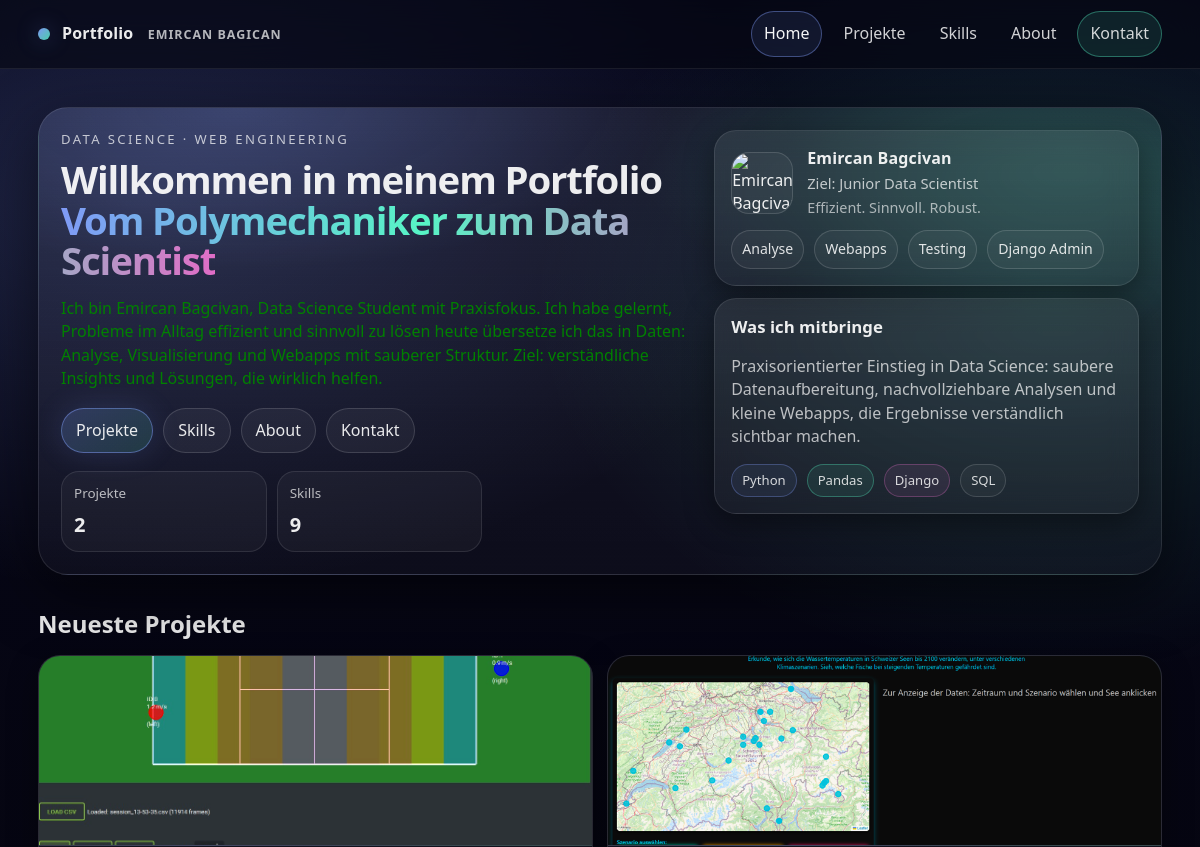
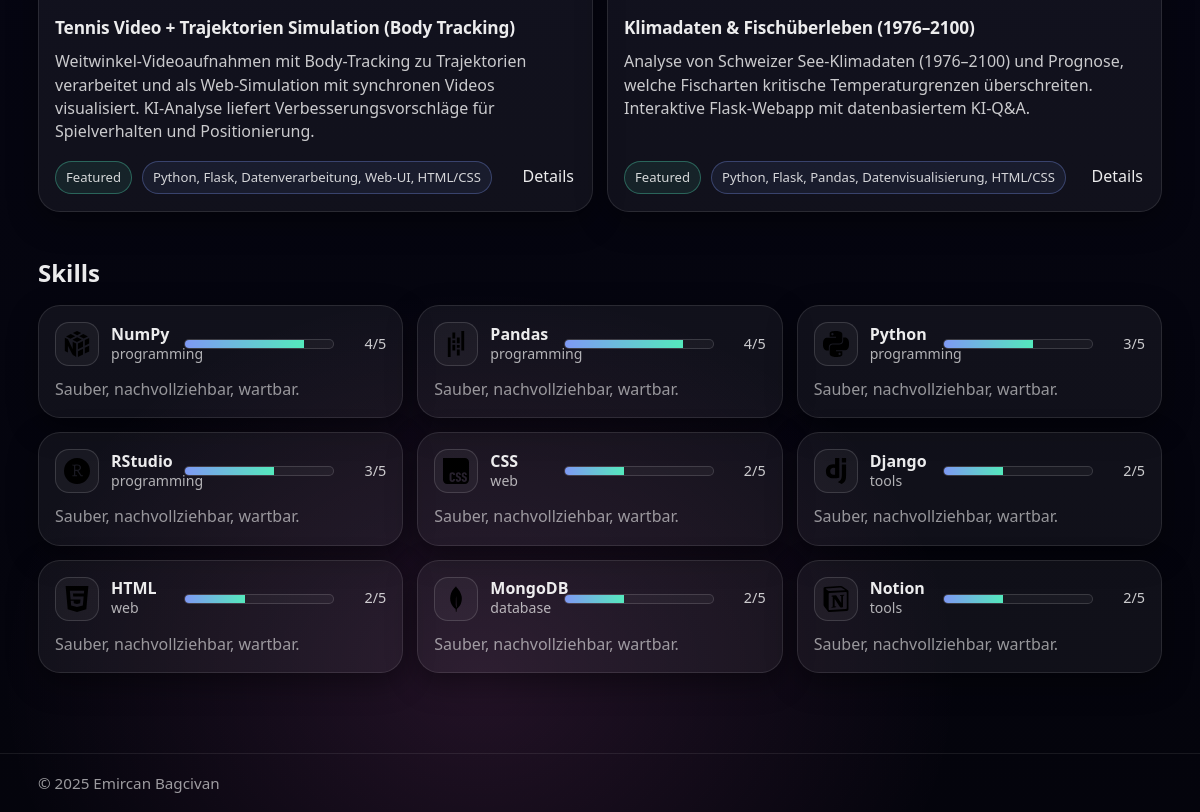
Before: / with the older database file (2 pictures, top to bottom).
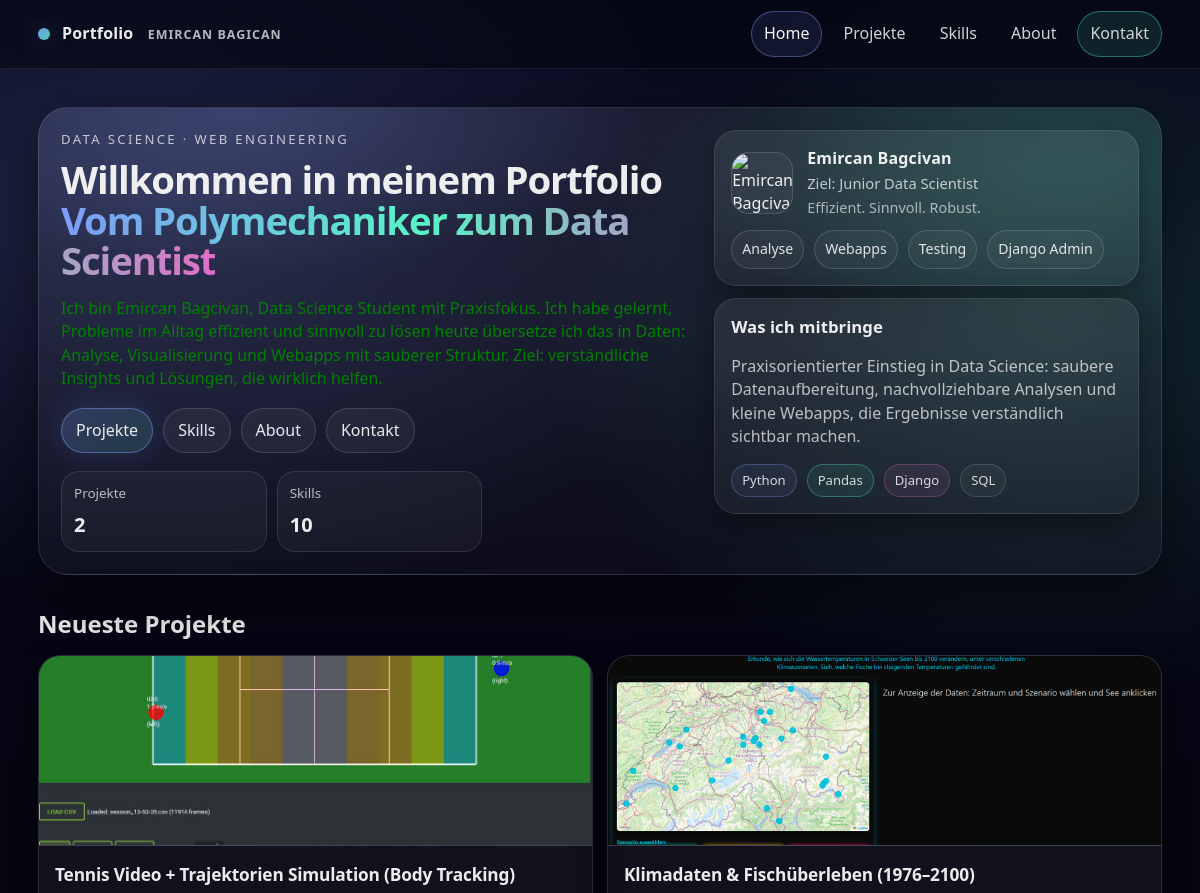
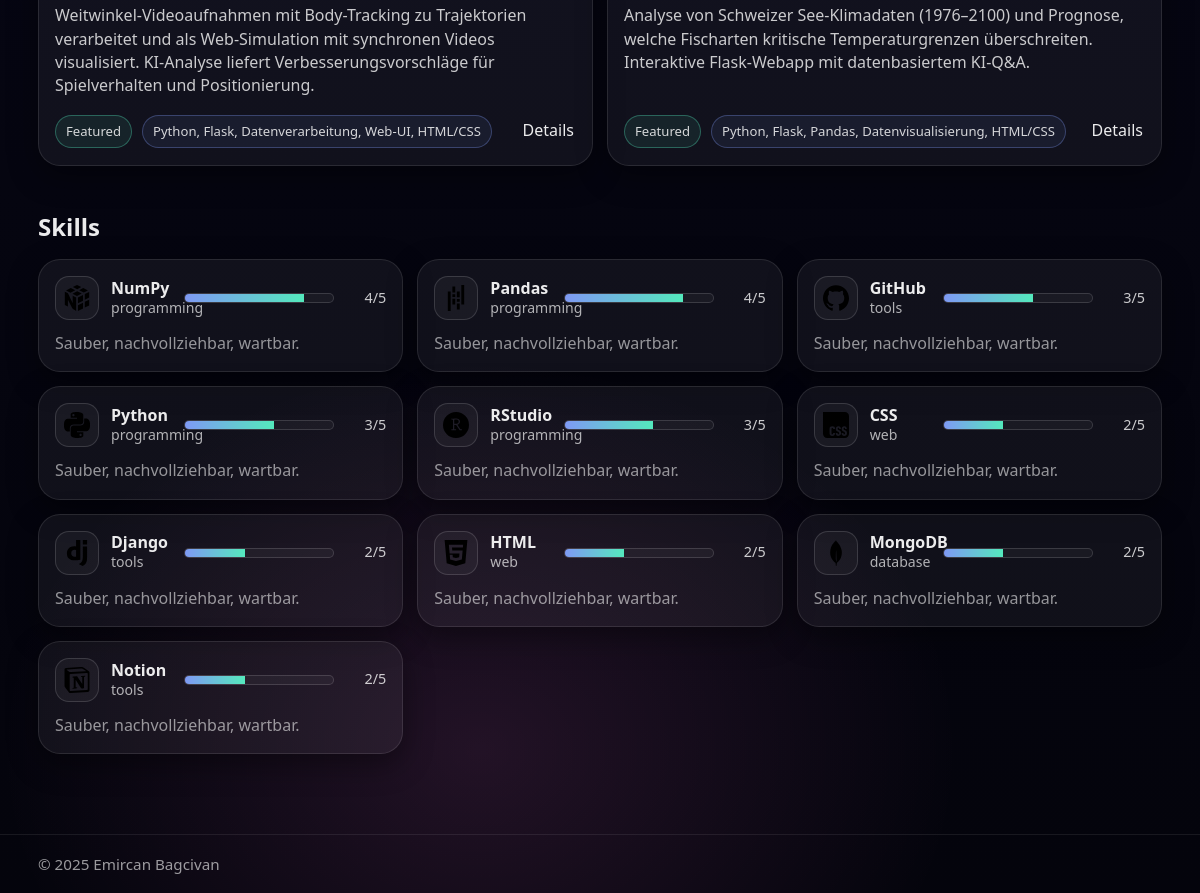
After: the same page with the newer database file (2 pictures, top to bottom).
### portfolio/models.py (models this page shows, shortened)
class Project(models.Model):
    title = models.CharField(max_length=120)
    slug = models.SlugField(max_length=140, unique=True, blank=True)
    short_description = models.CharField(max_length=220)
    description = models.TextField()
    tech_stack = models.CharField(max_length=220, blank=True)
    repo_url = models.URLField(blank=True)
    live_url = models.URLField(blank=True)
    cover_image = models.ImageField(upload_to="projects/", blank=True, null=True)
    featured = models.BooleanField(default=False)
    created_at = models.DateTimeField(auto_now_add=True)
    class Meta:
        ordering = ["-featured", "-created_at"]

class Skill(models.Model):
    key = models.CharField(max_length=40, choices=SKILL_CHOICES, unique=True)
    category = models.CharField(max_length=40, choices=CATEGORY_CHOICES, default="tools")
    level = models.PositiveSmallIntegerField(default=3)
    class Meta:
        ordering = ["-level", "key"]
    def __str__(self):
        return dict(SKILL_CHOICES).get(self.key, self.key)

### portfolio/views.py (the view)
# urls.py: path("", views.HomeView.as_view(), name="home"),
class HomeView(TemplateView):
    template_name = "portfolio/home.html"
    def get_context_data(self, **kwargs):
        ctx = super().get_context_data(**kwargs)
        ctx["featured_projects"] = Project.objects.filter(featured=True).order_by("-created_at")[:3]
        ctx["latest_projects"] = Project.objects.all().order_by("-created_at")[:6]
        ctx["skills"] = Skill.objects.all().order_by("-level", "key")[:12]
        return ctx

### portfolio/templates/portfolio/home.html (shortened to what the changed rows need)
{% extends "portfolio/base.html" %}
{% load static %}
{% block content %}
<section class="hero">
  <div class="hero-shell">
    <div class="hero-grid">
      <div class="hero-left">
        <h1 class="hero-title">
          Willkommen in meinem Portfolio<br>
          <span class="grad">Vom Polymechaniker zum Data Scientist</span>
        </h1>
        <dl class="stats">
          <div class="stat">
            <dt>Skills</dt>
            <dd>{{ skills|length }}</dd>
          </div>
        </dl>
      </div>
      <aside class="hero-right">
        <div class="card glass hero-card">
          <h2 class="card-title">Was ich mitbringe</h2>
        </div>
      </aside>
    </div>
  </div>
</section>
<section class="section">
  <header class="section-head">
    <h2>Neueste Projekte</h2>
  </header>
  <div class="grid cards">
    {% for p in latest_projects %}
      <article class="card project-card">
        <a class="project-media" href="{% url 'project_detail' p.slug %}">
          {% if p.cover_image %}
            <img src="{{ p.cover_image.url }}" alt="{{ p.title }}">
          {% else %}
            <img src="{% static 'img/placeholder.png' %}" alt="{{ p.title }}">
          {% endif %}
        </a>
        <div class="project-body">
          <h3 class="project-title">
            <a href="{% url 'project_detail' p.slug %}">{{ p.title }}</a>
          </h3>
          <p class="project-desc">{{ p.short_description }}</p>
        </div>
        <div class="project-foot">
          <div class="project-badges">
            {% if p.featured %}<span class="tag good">Featured</span>{% endif %}
            {% if p.tech_stack %}<span class="tag blue">{{ p.tech_stack }}</span>{% endif %}
          </div>
          <a class="link" href="{% url 'project_detail' p.slug %}">Details</a>
        </div>
      </article>
    {% empty %}
      <p class="muted">Noch keine Projekte. Im Admin anlegen.</p>
    {% endfor %}
  </div>
</section>
<section class="section">
  <header class="section-head">
    <h2>Skills</h2>
  </header>
  <div class="grid cards">
    {% for s in skills %}
      <article class="card skill-card">
        <div class="skill-top">
          <div class="skill-left">
            <div class="skill-ico">
              <img src="{% static 'icons/' %}{{ s.key|lower }}.svg" alt="{{ s }}">
            </div>
            <div class="skill-text">
              <div class="skill-name">{{ s }}</div>
              <div class="skill-cat">{{ s.category|default:"General" }}</div>
            </div>
          </div>
          <div class="skill-right">
            <div class="bar" style="--lvl: {{ s.level }};"><i></i></div>
            <div class="lvl">{{ s.level }}/5</div>
          </div>
        </div>
        <div class="skill-foot muted2">Sauber, nachvollziehbar, wartbar.</div>
      </article>
    {% empty %}
      <p class="muted">Noch keine Skills. Im Admin anlegen.</p>
    {% endfor %}
  </div>
</section>
{% endblock %}

Changed rows visible on the page:
added Skill: key (picture), key "GitHub", category "tools", level "3"
Other visible differences:
{{ skills|length }}: "9" → "10"
